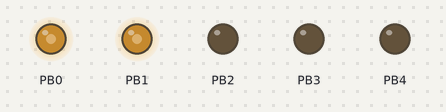
This sketch was run on a simulated ATtiny85, built with avr-gcc and run on an emulated ATtiny85. Shown: output pins drawn as LEDs (lit = HIGH).

Above: at 0.3 s.
Timing chart, 0 to 0.7 s (numbered marks = the images above):
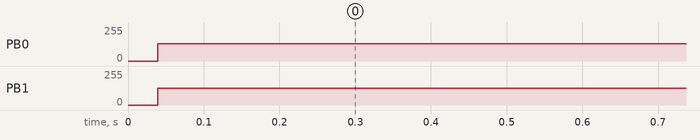

The sketch:

Grillon.ino
```cpp
// (licence header left out)
#define DEBUG 1

#include "grillon.h"

// Grillon<> grillon(64);
Grillon<> grillon;

void setup() {
#if defined(DEBUG) && defined(__AVR_ATmega328P__ )
  Serial.begin(115200);
  while (!Serial) ;
  Serial.println();
  Serial.println(F("Starting Grillon!"));
#endif
/*
  pinMode(1, OUTPUT);
 */
  grillon.setup();
}

void loop() {
/*
  digitalWrite(1, HIGH);
  delay(100);
  digitalWrite(1, LOW);
  delay(1000);
*/
  grillon.loop();
}
```

grillon.h
```cpp
// (licence header left out)
#pragma once

#include "Documents_grillon_16khz_8bits_snd.h"
#include <avr/wdt.h>            // library for default watchdog functions
#include <avr/sleep.h>          // library for sleep
#include <avr/power.h>          // library for power control

enum cpu_t { AVR_ATtiny85, AVR_ATmega328P };

/**
 * Classe principale de l'application.
 * @see https://www.disk91.com/2014/technology/hardware/arduino-atmega328p-low-power-consumption/
 */
#if defined(__AVR_ATmega328P__)
template<const cpu_t CPU = AVR_ATmega328P>
#elif defined(__AVR_ATtiny85__)
template<const cpu_t CPU = AVR_ATtiny85>
#else
  #error "neither __AVR_ATmega328P__, nor __AVR_ATtiny85__"
#endif
class Grillon {

public:

/**
 * Constructeur avec paramètres.
 */
  Grillon(const unsigned volMax = 256) :
    VOL_MAX(volMax)
    {}

/**
 * Méthode statique devant être appelée par l'interruption overflow.
 * Lève le flag à la fréquence de 16 KHz
 * f kHz * num / den ==> 16 kHz
 */
  inline
  static void overflow() {
    enum { NUM = 32, DEN = 125 }; // f = 62.5 KHz
    static byte t = 0;

    t += NUM;
    if (t > DEN) {
      t -= DEN;
      flag = true;
    }
  }

/**
 * Initialise le contrôleur.
 * - Les I/Os en sortie ;
 * - Le timer en FAST PWM 8bits.
 */
  void setup();

/**
 * Exécute une séquence d'émission du signal puis attend.
 */
  inline
  void loop() {
    const int vol = (rnd() % (VOL_MAX - 16)) + 16; // Calcul du vol entre [16..256].

#if defined(__AVR_ATmega328P__) && defined(DEBUG)
    Serial.print(F("Vol: "));
    Serial.println(vol);
#endif

    timerOn();

    // 3 crissements progressifs
    crisser(vol / 8);
    delay(120);
    crisser(vol / 4);
    delay(110);
    crisser(vol / 2);
    delay(100);

    // Puis une série de longueur aléatoire et de volume aléatoire aussi
    while (rnd() < 0x0FE000000) { // si P < 0x0FE000000 / 0x0FFFFFFFF
      const auto v = normale(vol, vol/16);
      crisser(v > 256 ? 256 : v); // pas de saturation.
      delay(normale(160, 20));
    }
    crisser(vol / 2);

    timerOff();

    for (auto i = normale(16, 8); i > 0; --i) {
      sleeping();
    }
    wakeup();
  }

protected:
/**
 * Émet un cri à l'amplitude indiquée sur la sortie.
 * @param vol Volume sonore maxi [0..256]
 */
  void crisser(const unsigned vol = 256) {
    const unsigned char* p = ___Documents_grillon_16khz_8bits_snd;
    const unsigned char* const q = p + ___Documents_grillon_16khz_8bits_snd_size;

#if defined(__AVR_ATmega328P) && defined(DEBUG)
    PORTB |= _BV(5); // PB5 (D13) -> led
#endif

    while (p < q) {
      output((int(pgm_read_byte(p++)) - 0x80) * vol / 256 + 0x80);
      while (!flag) ;
      flag = false;
    }

#if defined(__AVR_ATmega328P) && defined(DEBUG)
    PORTB &= ~_BV(5); // PB5 (D13) -> led
    PORTB &= ~_BV(0);
#endif

  }

/**
 * Retourne un entier pseudo-aléatoire sur 32 bits.
 * @see https://en.wikipedia.org/wiki/Linear_congruential_generator
 * @return Un entier pseudo-aléatoire.
 */
  long unsigned rnd() const {
    return (seed = (seed * 69069LLU + 1) % 0x100000000);
  }

/**
 * Retourne un entier pseudo-aléatoire selon une distribution normale, centrée sur mean et avec un écart-type de dev.
 * @see https://fr.wikipedia.org/wiki/Loi_normale
 * @param meam Valeur moyenne.
 * @param dev Ecart-type.
 * @return un entier pseudo-aléatoire sur 32 bits suivant une distribution normale.
 */
  long unsigned normale(const int mean, const unsigned dev) const {
    const long long unsigned r[] = { rnd(), rnd(), rnd(), rnd(), rnd(), rnd() };
    const long long unsigned i = (r[0] + r[1] + r[2] + r[3] + r[4] + r[5]) * dev / 0x100000000LLU - 3 * dev + mean;
    return i;
  }

/**
 * Emet un échantillon en sortie.
 * @param aValue valeur à appliquer sur la sortie.
 */
  void output(const byte aValue);

/**
 * Initialise & Demarre le (bon) timer.
 */
  void timerOn() const;

/**
 * Arrête le Timer.
 */
  void timerOff() const;

/**
 * Active le Watchdog & met la CPU en sommeil.
 */
  void sleeping(void) const;

/**
 * Réveille le CPU après appel du Watchdog.
 */
  void wakeup() const {

#if defined(__AVR_ATmega328P__)
    wdt_disable();
    sleep_disable();

  #ifdef DEBUG
    power_usart0_enable(); // Needed for serial.print
    Serial.println(F("Wakeup!"));
    Serial.flush();
  #endif

#elif defined(__AVR_ATtiny85__)
    wdt_disable();
    sleep_disable();
#endif
    power_timer0_enable();
    power_timer1_enable();
// BOD is automatically restarted at wakeup
  }

private:
  const unsigned VOL_MAX;

/// Flag utilisé dans l'interruption d'overflow du timer1
  static volatile bool flag;

/// Graine du générateur de nombres pseudo-aléatoires.
  static long unsigned seed;
};

/// Initialisation du flag à false au départ.
template<const cpu_t CPU>
volatile bool Grillon<CPU>::flag = false;

/// Initialisation de graine du générateur de nombres pseudo-aléatoires à une valeur arbitraire.
template<const cpu_t CPU>
long unsigned Grillon<CPU>::seed = 12345;
```

grillon_ATmega328P.cpp
```cpp
// (licence header left out)
#ifdef __AVR_ATmega328P__
#include <arduino.h>
#include "grillon.h"

/**
 * Setup, spécialisation ATmega328P.
 */
template<>
void Grillon<AVR_ATmega328P>::setup() {
// turn off brown-out enable in software
  MCUCR = _BV(BODS) | _BV(BODSE);
  MCUCR = _BV(BODS);

  ADCSRA &= ~_BV(ADEN);             // Disable ADC
  ACSR = _BV(ACD);                  // Disable the analog comparator
  DIDR0 = 0x3F;                     // Disable digital input buffers on all ADC0-ADC5 pins
  DIDR1 = _BV(AIN1D) | _BV(AIN0D);  // Disable digital input buffer on AIN1/0

  power_adc_disable();
  power_twi_disable();
  power_spi_disable();
  #ifndef DEBUG
  power_usart0_disable();           // Needed for serial.print
  #endif
//    power_timer0_disable();         // Needed for delay and millis()
//    power_timer1_disable();
  power_timer2_disable();           // Needed for asynchronous 32kHz operation

// Toutes sorties actives
  DDRB = 0x3F;    // sauf 6 & 7 -> xtal
  PORTB &= ~0x3F;
  DDRC = 0xFF;
  PORTC = 0x00;
  DDRD = 0xFF;
  PORTD = 0x00;

  #ifdef DEBUG
  DDRB |= _BV(5); // PB5 (D13) -> led
  #endif
};

/**
 * Active le Watchdog & met la CPU en sommeil.
 */
template<>
void Grillon<AVR_ATmega328P>::sleeping(void) const {

#ifdef DEBUG
  power_usart0_enable(); // Needed for serial.print
  Serial.println(F("Sleeping 8S!"));
  Serial.flush();
#endif

  cli();                           // disable interrupts for changing the registers

  MCUSR = 0;                       // reset status register flags

                                   // Put timer in interrupt-only mode:
  WDTCSR = _BV(WDCE) | _BV(WDE);   // Set WDCE (5th from left) and WDE (4th from left) to enter config mode,
  WDTCSR = _BV(WDIE) | 0b100001;   // set WDIE: interrupt enabled
                                   // clr WDE: reset disabled
                                   // and set delay interval (right side of bar) to 8 seconds

  sei();                           // re-enable interrupts

  // reminder of the definitions for the time before firing
  // delay interval patterns:
  //  16 ms:     0b000000
  //  500 ms:    0b000101
  //  1 second:  0b000110
  //  2 seconds: 0b000111
  //  4 seconds: 0b100000
  //  8 seconds: 0b100001

  wdt_reset();  // start watchdog timer
  wdt_enable(WDTO_8S);

  set_sleep_mode (SLEEP_MODE_PWR_DOWN); // prepare for powerdown
  sleep_enable();

  power_usart0_disable();
  power_timer0_disable();
  power_timer1_disable();

  sleep_cpu ();   // power down !
}


/**
 * Règle et active le Timer1 en Fast PWM.
 */
template<>
void Grillon<AVR_ATmega328P>::timerOn() const {
  cli();  // stop interrupts

// Timer1 set registers
  TCNT1 = 0;    // reset the value of Timer1 counter
  TIMSK1 |= _BV(TOIE1);  // Overflow Interrupt Enable
#ifdef DEBUG
//    TIMSK1 |= _BV(OCIE1A);
#endif

// Timer1 : Fast PWM 8 bits ; 16 MHz => f = fclk / [N . (1+top)] = 16 MHz / 256 = 62,5 KHz
  TCCR1A = _BV(COM1A1) + /* _BV(COM1A0) + */            // Clear OC1A on compare, set at BOTTOM
           _BV(COM1B1) + _BV(COM1B0) +                  // Set OC1B on compare, clear at BOTTOM
           _BV(WGM10) /* _BV(WGM11) */ ;                // Fast PWM 8 bits
  TCCR1B = _BV(WGM12) + /* _BV(WGM13) + */              // Fast PWM 8 bits
           /* _BV(CS12) + _BV(CS11) + */ _BV(CS10);     // No Prescaling

  sei();  //enable interrupts
};

/**
 * Arrête le Timer1.
 */
template<>
void Grillon<AVR_ATmega328P>::timerOff() const {
  cli();  // disable interrupts

// Timer1 set registers
  TIMSK1 &= ~_BV(TOIE1);  // Disable Overflow Interrupt

// Timer1 : off
  TCCR1A = 0;
  TCCR1B = 0;

  sei();  // enable interrupts
}

/**
 * Règle le PWM à la valeur indiquée, en opposition de phase.
 * OCR1A & OCR1B en opposition de phase.
 * @param value Signal entier non signé sur 8 bits --> PWM
 */
template<>
void Grillon<AVR_ATmega328P>::output(const byte value) {
  OCR1A = OCR1B = value;
}

/**
 * Timer1 comparator A.
 */
#ifdef DEBUG
ISR(TIMER1_COMPA_vect){
  PORTB &= ~_BV(0);
}
#endif

/**
 * Timer1 overflow call Grillon::overflow()
 */
ISR(TIMER1_OVF_vect) {
#ifdef DEBUG
  PORTB |= _BV(0);
#endif
  Grillon<AVR_ATmega328P>::overflow();
}

#endif
```

grillon_ATtiny85.cpp
```cpp
// (licence header left out)
#ifdef __AVR_ATtiny85__
#include <arduino.h>
#include "grillon.h"

/**
 * Setup, spécialisation ATtiny85.
 */
template<>
void Grillon<AVR_ATtiny85>::setup() {
// turn off brown-out enable in software
  MCUCR = _BV(BODS) | _BV(BODSE);
  MCUCR = _BV(BODS);

  ADCSRA &= ~_BV(ADEN);             // Disable ADC
  ACSR = _BV(ACD);                  // Disable the analog comparator
  DIDR0 = 0x3F;                     // Disable digital input buffers on all ADC0-ADC3 pins & AIN1/0

  power_adc_disable();

// Power Reduction Register
//    PRR |= /* _BV(PRTIM1) | _BV(PRTIM0) | */ _BV(PRUSI) | _BV(PRADC); // Timer1, USI & ADC shutted down

  power_usi_disable();
//    power_timer0_disable();
//    power_timer1_disable();         // Needed for delay and millis()

// Toutes sorties actives
  DDRB = 0x1F;    // PB0 à PB5
  PORTB &= ~0x1F;
};

/**
 * Active le Watchdog & met la CPU en sommeil.
 */
template<>
void Grillon<AVR_ATtiny85>::sleeping(void) const {

/*
#ifdef DEBUG
  power_usart0_enable(); // Needed for serial.print
  Serial.println(F("Sleeping 8S!"));
  Serial.flush();
#endif

  cli();                           // disable interrupts for changing the registers

  MCUSR = 0;                       // reset status register flags

                                   // Put timer in interrupt-only mode:
  WDTCSR = _BV(WDCE) | _BV(WDE);   // Set WDCE (5th from left) and WDE (4th from left) to enter config mode,
  WDTCSR = _BV(WDIE) | 0b100001;   // set WDIE: interrupt enabled
                                   // clr WDE: reset disabled
                                   // and set delay interval (right side of bar) to 8 seconds

  sei();                           // re-enable interrupts

  // reminder of the definitions for the time before firing
  // delay interval patterns:
  //  16 ms:     0b000000
  //  500 ms:    0b000101
  //  1 second:  0b000110
  //  2 seconds: 0b000111
  //  4 seconds: 0b100000
  //  8 seconds: 0b100001

  wdt_enable();
  wdt_reset();  // start watchdog timer
  set_sleep_mode (SLEEP_MODE_PWR_DOWN); // prepare for powerdown
  sleep_enable();

#ifdef DEBUG
  power_usart0_disable(); // Needed for serial.print
#endif
  power_timer0_disable();
  power_timer1_disable();

  sleep_cpu ();   // power down !
*/

  delay(8000);
}

/**
 * Règle et active le Timer0 en Fast PWM.
 */
template<>
void Grillon<AVR_ATtiny85>::timerOn() const {
  cli();

// Timer0 set reggisters
  TCNT0 = 0;
  TIMSK |= _BV(TOIE0);  // Overflow interrupt

// Timer0 : Fast PWM 8 bits ; 16 MHz => f = 16 MHz / 256 = 62.5 KHz
  TCCR0A = _BV(COM0A1) | /* _BV(COM0A0) | */              // Clear OC0A on compare, set at TOP
           _BV(COM0B1) | _BV(COM0B0) |                    // Set OC0B on compare, set at TOP
           _BV(WGM01)  | _BV(WGM00);                      // Fast PWM (3)
  TCCR0B = /* _BV(WGM02) | */                             // Fast PWM (3)
           /* _BV(CS02) | _BV(CS01) | */ _BV(CS00);       // No Prescaling

  sei();
};

/**
 * Arrête le Timer0.
 */
template<>
void Grillon<AVR_ATtiny85>::timerOff() const {
  cli();  // disable interrupts

// Timer0 set registers
  TIMSK &= ~_BV(TOIE0);  // Disable Overflow Interrupt

// Timer0 : off
  TCCR0A = 0;
  TCCR0B = 0;

  sei();  // enable interrupts
}

/**
 * Émet un échantillon à la valeur indiquée sur les sorties PWM OC0A & OC0B (PB1 & PB2)
 * OCR0A & OCR0B en opposition de phase.
 * @param value Signal entier non signé sur 8 bits
 */
template<>
void Grillon<AVR_ATtiny85>::output(const byte value) {
  OCR0A = OCR0B = value;
}

/**
 * Timer0 overflow call Grillon::overflow()
 */
ISR(TIMER0_OVF_vect) {
  Grillon<AVR_ATtiny85>::overflow();
}

#endif
```

Source omitted: hz_8bits_snd.h (data table, 14666 bytes)

Measured:
- by itself, PB0: 0/255 → 128/255 at 0.04 s
- by itself, PB1: 0/255 → 127/255 at 0.04 s
